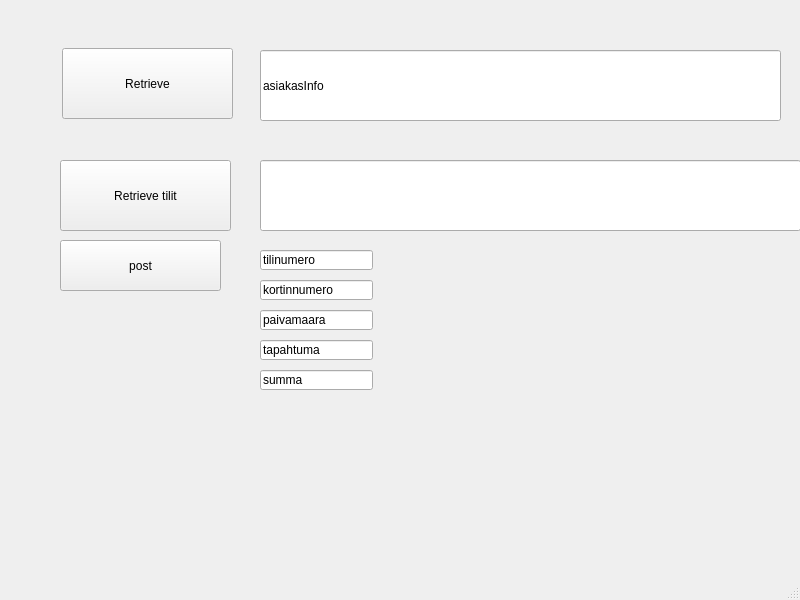
<?xml version="1.0" encoding="UTF-8"?>
<ui version="4.0">
 <class>MainWindow</class>
 <widget class="QMainWindow" name="MainWindow">
  <property name="geometry">
   <rect>
    <x>0</x>
    <y>0</y>
    <width>800</width>
    <height>600</height>
   </rect>
  </property>
  <property name="windowTitle">
   <string>MainWindow</string>
  </property>
  <widget class="QWidget" name="centralwidget">
   <widget class="QPushButton" name="retrievalButton">
    <property name="geometry">
     <rect>
      <x>62</x>
      <y>48</y>
      <width>171</width>
      <height>71</height>
     </rect>
    </property>
    <property name="text">
     <string>Retrieve</string>
    </property>
   </widget>
   <widget class="QLineEdit" name="asiakasInfo">
    <property name="geometry">
     <rect>
      <x>260</x>
      <y>50</y>
      <width>521</width>
      <height>71</height>
     </rect>
    </property>
    <property name="text">
     <string>asiakasInfo</string>
    </property>
   </widget>
   <widget class="QPushButton" name="tilitapButton">
    <property name="geometry">
     <rect>
      <x>60</x>
      <y>160</y>
      <width>171</width>
      <height>71</height>
     </rect>
    </property>
    <property name="text">
     <string>Retrieve tilit</string>
    </property>
   </widget>
   <widget class="QLineEdit" name="tilitapInfo">
    <property name="geometry">
     <rect>
      <x>260</x>
      <y>160</y>
      <width>541</width>
      <height>71</height>
     </rect>
    </property>
   </widget>
   <widget class="QLineEdit" name="tilinumero">
    <property name="geometry">
     <rect>
      <x>260</x>
      <y>250</y>
      <width>113</width>
      <height>20</height>
     </rect>
    </property>
    <property name="text">
     <string>tilinumero</string>
    </property>
   </widget>
   <widget class="QLineEdit" name="kortinnumero">
    <property name="geometry">
     <rect>
      <x>260</x>
      <y>280</y>
      <width>113</width>
      <height>20</height>
     </rect>
    </property>
    <property name="text">
     <string>kortinnumero</string>
    </property>
   </widget>
   <widget class="QLineEdit" name="paivamaara">
    <property name="geometry">
     <rect>
      <x>260</x>
      <y>310</y>
      <width>113</width>
      <height>20</height>
     </rect>
    </property>
    <property name="text">
     <string>paivamaara</string>
    </property>
   </widget>
   <widget class="QLineEdit" name="tapahtuma">
    <property name="geometry">
     <rect>
      <x>260</x>
      <y>340</y>
      <width>113</width>
      <height>20</height>
     </rect>
    </property>
    <property name="text">
     <string>tapahtuma</string>
    </property>
   </widget>
   <widget class="QLineEdit" name="summa">
    <property name="geometry">
     <rect>
      <x>260</x>
      <y>370</y>
      <width>113</width>
      <height>20</height>
     </rect>
    </property>
    <property name="text">
     <string>summa</string>
    </property>
   </widget>
   <widget class="QPushButton" name="tilitapPostButton">
    <property name="geometry">
     <rect>
      <x>60</x>
      <y>240</y>
      <width>161</width>
      <height>51</height>
     </rect>
    </property>
    <property name="text">
     <string>post</string>
    </property>
   </widget>
  </widget>
  <widget class="QMenuBar" name="menubar">
   <property name="geometry">
    <rect>
     <x>0</x>
     <y>0</y>
     <width>800</width>
     <height>18</height>
    </rect>
   </property>
  </widget>
  <widget class="QStatusBar" name="statusbar"/>
 </widget>
 <resources/>
 <connections/>
</ui>
